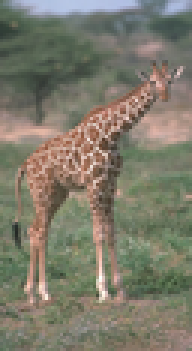
%> input picture 7/Original_image/giraffe.png, 64 x 117 px, shrunk from 241 x 439 before the run (shown 3 times larger)
$ octave Homework.m   (GNU Octave 9; MATLAB toolbox functions it lacks are replaced by stand-ins)
%> lines starting %> are read from the running program, lines starting %| are printed output that depends on the picture
%% Clear everything
clear all; close all; clc;
%% Download image
Giraffe = struct; Grain = struct;
Giraffe.Original = imread('Original_image/giraffe.png');
%> Giraffe.Original is the input picture: size 117x64x3 uint8; mean R, G, B 125.7, 122.8, 107.1
Grain.Original = imread('Original_image/grain.jpg');
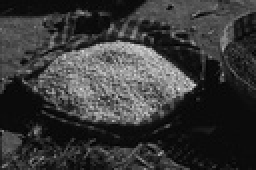
%> input picture 7/Original_image/grain.jpg, 128 x 85 px, shrunk from 481 x 321 before the run (shown 2 times larger)
%> Grain.Original is the input picture: size 85x128 uint8; min 0, max 229, mean 56.4
%% Image Segmentation : Watershed Algorithm
Prob1_gap_Threshold = 1;  Prob1_Flooding_level = round(256/Prob1_gap_Threshold)+1;
Giraffe.Watershed = Watershed(Giraffe.Original,Prob1_gap_Threshold,Prob1_Flooding_level);
Giraffe.Watershed_inverse = Watershed(Giraffe.Original,Prob1_gap_Threshold,Prob1_Flooding_level,1);
Grain.Watershed = Watershed(Grain.Original,Prob1_gap_Threshold,Prob1_Flooding_level);
Grain.Watershed_inverse = Watershed(Grain.Original,Prob1_gap_Threshold,Prob1_Flooding_level,1);
% [34 lines not run here, left out]
function output_image = Watershed(input_image,Threshold,Flooding_level,option)
%> called with Threshold = 1, Flooding_level = 257
        if(exist('option')~=0)
            input_image = 255-input_image;
        end
        if(size(input_image,3)==3)
            input_image = rgb2gray(input_image);
        end

        Select_value = min(input_image(:));
%> Select_value = 39
        output_image = zeros(size(input_image));
        Color = 1;
        for k=1:Flooding_level
            for i=1:size(input_image,1)
                for j=1:size(input_image,2)
                    if(input_image(i,j)>=Select_value && input_image(i,j)<Select_value+Threshold)
                        output_image(i,j) = maximum(output_image,i,j);
                        if(output_image(i,j)==0)
                            output_image(i,j) = Color;
                            Color = Color + 1;
                        end
                    end
                end
            end
            Select_value = Select_value+Threshold;
        end
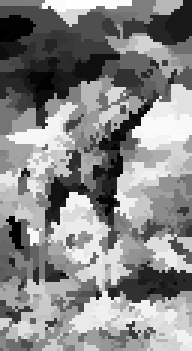
%> output_image: size 117x64 double (shown 3 times larger); min 1, max 463, mean 246.5; drawn with min black and max white
%> after the loop, Color = 464; Select_value = 255
%> call 2 of Watershed, with Threshold = 1, Flooding_level = 257, option = 1
%> in Watershed (call 2), `input_image = rgb2gray(input_image);`:
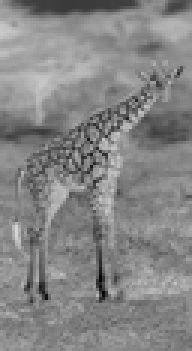
%> input_image: size 117x64 uint8 (shown 3 times larger); min 1, max 216, mean 133.1
%> in Watershed (call 2), `Select_value = min(input_image(:));`: Select_value = 1
%> after the loop in Watershed (call 2), `for k=1:Flooding_level`:
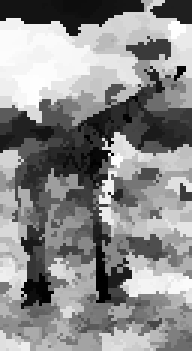
%> output_image: size 117x64 double (shown 3 times larger); min 1, max 466, mean 253.6; drawn with min black and max white
%> after the loop in Watershed (call 2), `for k=1:Flooding_level`: Color = 467; Select_value = 255
%> in Watershed (call 2), `output_image = max(output_image(:))-output_image+1;`:
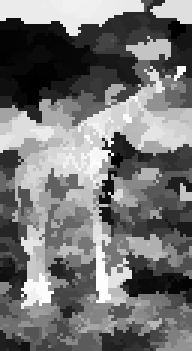
%> output_image: size 117x64 double (shown 3 times larger); min 1, max 466, mean 213.4; drawn with min black and max white
%> call 3 of Watershed, with Threshold = 1, Flooding_level = 257
%> in Watershed (call 3), `Select_value = min(input_image(:));`: Select_value = 0
%> in Watershed (call 3), `output_image = zeros(size(input_image));`: output_image: size 85x128 double; every value is 0
%> after the loop in Watershed (call 3), `for k=1:Flooding_level`:
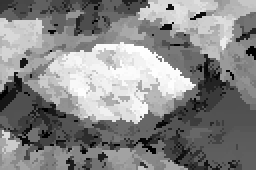
%> output_image: size 85x128 double (shown 2 times larger); min 1, max 884, mean 469; drawn with min black and max white
%> after the loop in Watershed (call 3), `for k=1:Flooding_level`: Color = 885; Select_value = 255
%> call 4 of Watershed, with Threshold = 1, Flooding_level = 257, option = 1
%> in Watershed (call 4), `input_image = 255-input_image;`:
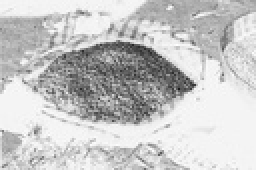
%> input_image: size 85x128 uint8 (shown 2 times larger); min 26, max 255, mean 198.6
%> in Watershed (call 4), `Select_value = min(input_image(:));`: Select_value = 26
%> the run ends on the next line
        if(exist('option')~=0)
            output_image = max(output_image(:))-output_image+1;
        end

end
